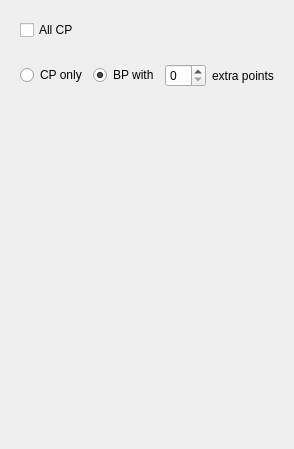
              <widget class="QWidget" name="tab_46">
               <attribute name="title">
                <string>CP</string>
               </attribute>
               <layout class="QVBoxLayout" name="verticalLayout_87">
                <item>
                 <widget class="QFrame" name="frame_140">
                  <property name="frameShape">
                   <enum>QFrame::NoFrame</enum>
                  </property>
                  <property name="frameShadow">
                   <enum>QFrame::Raised</enum>
                  </property>
                  <layout class="QHBoxLayout" name="horizontalLayout_143">
                   <item>
                    <widget class="QCheckBox" name="form_critic_all_cp">
                     <property name="text">
                      <string>All CP</string>
                     </property>
                    </widget>
                   </item>
                  </layout>
                 </widget>
                </item>
                <item>
                 <widget class="QFrame" name="frame_134">
                  <property name="frameShape">
                   <enum>QFrame::NoFrame</enum>
                  </property>
                  <property name="frameShadow">
                   <enum>QFrame::Raised</enum>
                  </property>
                  <layout class="QHBoxLayout" name="horizontalLayout_137">
                   <item>
                    <widget class="QRadioButton" name="radioButton_9">
                     <property name="text">
                      <string>CP only</string>
                     </property>
                    </widget>
                   </item>
                   <item>
                    <widget class="QRadioButton" name="formCriticBPradio">
                     <property name="text">
                      <string>BP with</string>
                     </property>
                     <property name="checked">
                      <bool>true</bool>
                     </property>
                    </widget>
                   </item>
                   <item>
                    <widget class="QSpinBox" name="FormExtraPoints"/>
                   </item>
                   <item>
                    <widget class="QLabel" name="label_86">
                     <property name="text">
                      <string>extra points</string>
                     </property>
                    </widget>
                   </item>
                  </layout>
                 </widget>
                </item>
                <item>
                 <spacer name="verticalSpacer_30">
                  <property name="orientation">
                   <enum>Qt::Vertical</enum>
                  </property>
                  <property name="sizeHint" stdset="0">
                   <size>
                    <width>20</width>
                    <height>342</height>
                   </size>
                  </property>
                 </spacer>
                </item>
               </layout>
              </widget>
